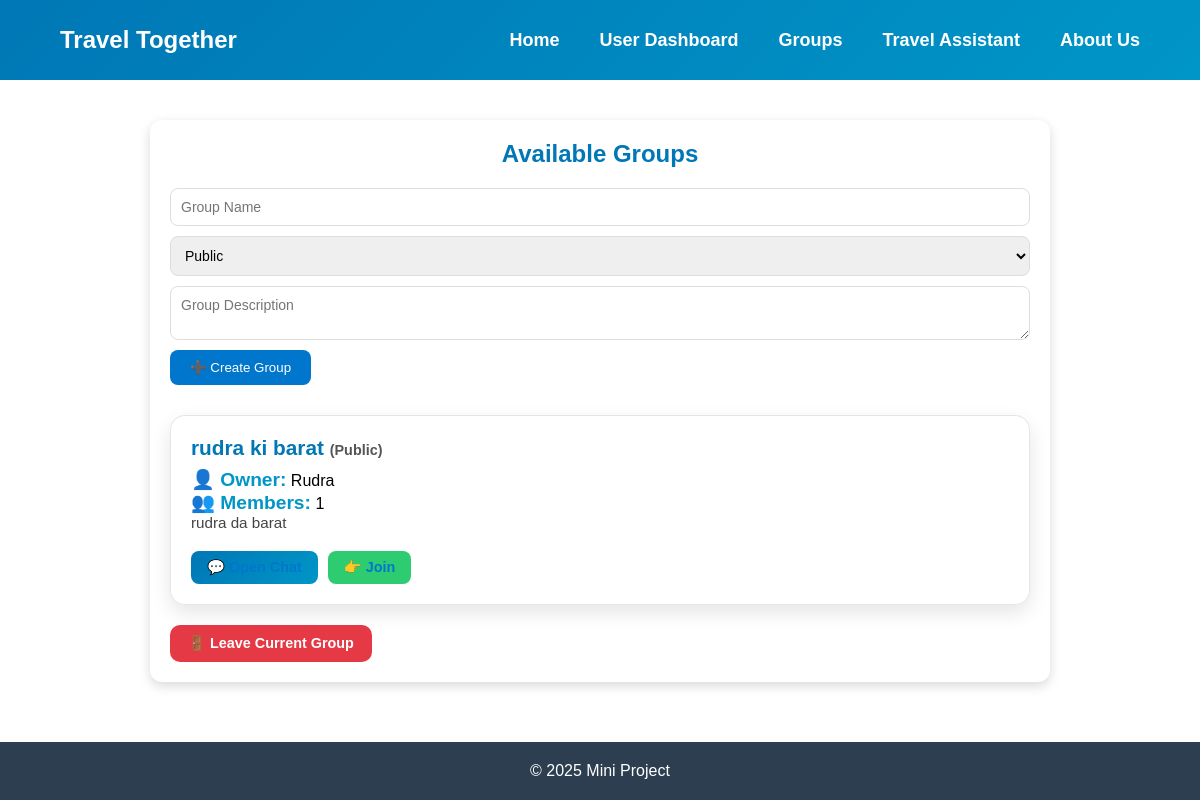
The page /groups (signed in) on the database its author committed.
### tables this page shows
CREATE TABLE Groups (
        group_id TEXT PRIMARY KEY,
        group_name TEXT NOT NULL,
        group_description TEXT,
        group_type TEXT NOT NULL CHECK(group_type IN ('Public', 'Private')),
        owner_id TEXT NOT NULL,
        member_count INTEGER DEFAULT 1,
        member_list TEXT,
        created_at TEXT DEFAULT CURRENT_TIMESTAMP,
        FOREIGN KEY (owner_id) REFERENCES Users (userid) ON DELETE CASCADE
    );

CREATE TABLE Users (
        userid TEXT PRIMARY KEY,
        username TEXT UNIQUE NOT NULL,
        password TEXT NOT NULL,
        email TEXT UNIQUE NOT NULL,
        phone_no TEXT UNIQUE,
        gender TEXT CHECK(gender IN ('Male', 'Female', 'Other')),
        marital_status TEXT CHECK(marital_status IN ('Single', 'Married', 'Divorced', 'Widowed')),
        profile_picture TEXT,
        bio TEXT,
        current_group_id TEXT,
        created_at TEXT DEFAULT CURRENT_TIMESTAMP,
        FOREIGN KEY (current_group_id) REFERENCES Groups (group_id) ON DELETE SET NULL
    );

### app.py (the view, shortened to what this page needs)
@app.route('/groups', methods=["GET", "POST"])
def groups():
    username = session.get("username")
    if not username:
        flash("⚠️ You must be logged in to manage groups.")
        return redirect("/auth")
    conn = database.get_db_connection()
    cursor = conn.cursor()
    cursor.execute("SELECT * FROM Users WHERE username=?", (username,))
    user = cursor.fetchone()
    conn.close()
    conn = database.get_db_connection()
    cursor = conn.cursor()
    cursor.execute("""
        SELECT g.group_id, g.group_name, g.group_type, g.group_description,
               u.username as owner_name, g.member_count
        FROM Groups g
        JOIN Users u ON g.owner_id = u.userid
    """)
    groups = cursor.fetchall()
    conn.close()
    return render_template('groups.html', groups=groups, user=user)

### database.py (called while the page is built)
def get_db_connection():
    conn = sqlite3.connect('travel_together.db')
    conn.row_factory = sqlite3.Row
    conn.execute("PRAGMA foreign_keys = ON;")
    return conn

### templates/groups.html (shortened to what this page needs)
<!DOCTYPE html>
<html lang="en">
<head>
    <link rel="stylesheet" href="/static/style.css">
</head>
<body>
    <header class="navbar">
        <div class="logo">Travel Together</div>
        <nav class="nav-links" id="nav-links">
            <a href="/home">Home</a>
            <a href="/user">User Dashboard</a>
            <a href="/groups">Groups</a>
            <a href="/travel">Travel Assistant</a>
            <a href="/about">About Us</a>
        </nav>
    </header>
    <main>
        <div class="groups-container">
            <h2>Available Groups</h2>
            <form method="POST" action="/groups" class="group-form">
                <input type="text" name="group_name" placeholder="Group Name" required>
                <select name="group_type" required>
                    <option value="Public">Public</option>
                </select>
                <textarea name="group_description" placeholder="Group Description"></textarea>
                <button type="submit">➕ Create Group</button>
            </form>
            {% if groups %}
                <ul class="group-list">
    {% for group in groups %}
        <li class="group-item">
            <h3>{{ group['group_name'] }} <span class="type">({{ group['group_type'] }})</span></h3>
            <p><strong>👤 Owner:</strong> {{ group['owner_name'] }}</p>
            <p><strong>👥 Members:</strong> {{ group['member_count'] }}</p>
            <p class="desc">{{ group['group_description'] or "No description" }}</p>
            <div class="group-actions">
                <a href="/groups/chat/{{ group['group_id'] }}" class="btn chat-btn">
                    💬 Open Chat
                </a>
                {% if not group['is_member'] %}
                    <a href="/groups/join/{{ group['group_id'] }}" class="btn join-btn">👉 Join</a>
                {% endif %}
            </div>
        </li>
    {% endfor %}
</ul>
<a href="/groups/leave" class="btn leave-btn">🚪 Leave Current Group</a>
            {% else %}
                <p>No groups available yet.</p>
            {% endif %}
        </div>
    </main>
    <footer>
        <p>© 2025 Mini Project</p>
    </footer>
</body>
</html>

### static/style.css (style rules this page uses)
* { margin: 0; padding: 0; box-sizing: border-box; font-family: Arial, Helvetica, sans-serif; }
body { display: flex; flex-direction: column; min-height: 100vh; }
main { flex-grow: 1; position: relative; }
.navbar { display: flex; justify-content: space-between; align-items: center; width: 100%; padding: 0 5%; height: 80px; background: linear-gradient(135deg, #0077b6, #0096c7); color: white; position: relative; }
.logo { font-size: 24px; font-weight: bold; }
.nav-links { display: flex; gap: 40px; }
.nav-links a { color: white; text-decoration: none; font-size: 18px; font-weight: 600; padding: 5px 0; transition: text-shadow 0.3s, color 0.3s; }
footer { background-color: #2c3e50; color: white; text-align: center; padding: 20px; }
.groups-container { width: 80%; max-width: 900px; margin: 40px auto; padding: 20px; background: #fff; border-radius: 12px; box-shadow: 0px 4px 12px rgba(0,0,0,0.15); }
.groups-container h2 { margin-bottom: 20px; color: #0077b6; text-align: center; }
.group-form { display: flex; flex-direction: column; gap: 10px; margin-bottom: 30px; }
.group-form input, .group-form select, .group-form textarea { padding: 10px; border: 1px solid #ddd; border-radius: 8px; font-size: 14px; width: 100%; }
.group-form button { align-self: flex-start; padding: 10px 20px; background: #0077cc; color: white; border: none; border-radius: 8px; cursor: pointer; transition: background 0.3s; }
.group-list { list-style: none; padding: 0; display: grid; gap: 20px; }
.group-item { background: #f9f9f9; padding: 15px 20px; border-radius: 10px; border: 1px solid #e1e1e1; transition: transform 0.2s, box-shadow 0.2s; }
.group-item strong { font-size: 1.2rem; color: #0096c7; }
.group-item a { display: inline-block; margin-top: 8px; color: #0077cc; text-decoration: none; font-weight: bold; }
.leave-btn { display: inline-block; margin-top: 15px; padding: 8px 15px; background: #e63946; color: white; border-radius: 8px; text-decoration: none; font-weight: bold; transition: background 0.3s; }
.chat-btn { display: inline-block; margin-top: 10px; padding: 8px 15px; background: #0077cc; color: white; border-radius: 8px; text-decoration: none; font-weight: bold; transition: background 0.3s; }
.chat-btn { display: inline-flex; align-items: center; gap: 6px; padding: 8px 14px; background: white; color: white; border-radius: 8px; text-decoration: none; font-weight: 600; font-size: 0.9rem; transition: background 0.3s, transform 0.2s; }
.group-item { background: rgba(255, 255, 255, 0.9); backdrop-filter: blur(10px); padding: 20px; border-radius: 15px; border: 1px solid rgba(0,0,0,0.1); box-shadow: 0 8px 20px rgba(0,0,0,0.1); transition: transform 0.3s ease, box-shadow 0.3s ease; }
.group-item h3 { font-size: 1.3rem; margin-bottom: 8px; color: #0077b6; }
.group-item .type { font-size: 0.9rem; color: #555; }
.group-item .desc { font-size: 0.95rem; color: #444; margin-bottom: 12px; }
.group-actions { display: flex; flex-wrap: wrap; gap: 10px; margin-top: 10px; }
.btn { display: inline-flex; align-items: center; gap: 6px; padding: 8px 16px; border-radius: 8px; font-weight: 600; font-size: 0.9rem; text-decoration: none; transition: all 0.3s ease; }
.chat-btn { background: linear-gradient(135deg, #0077b6, #0096c7); color: white; }
.join-btn { background: #2ecc71; color: white; }
.leave-btn { display: inline-block; margin-top: 20px; padding: 10px 18px; background: #e63946; color: white; border-radius: 10px; font-weight: bold; text-decoration: none; transition: background 0.3s; }

### rows shown on the page
Groups: group_name "rudra ki barat", group_type "Public", owner_name "Rudra", member_count "1", group_description "rudra da barat"
